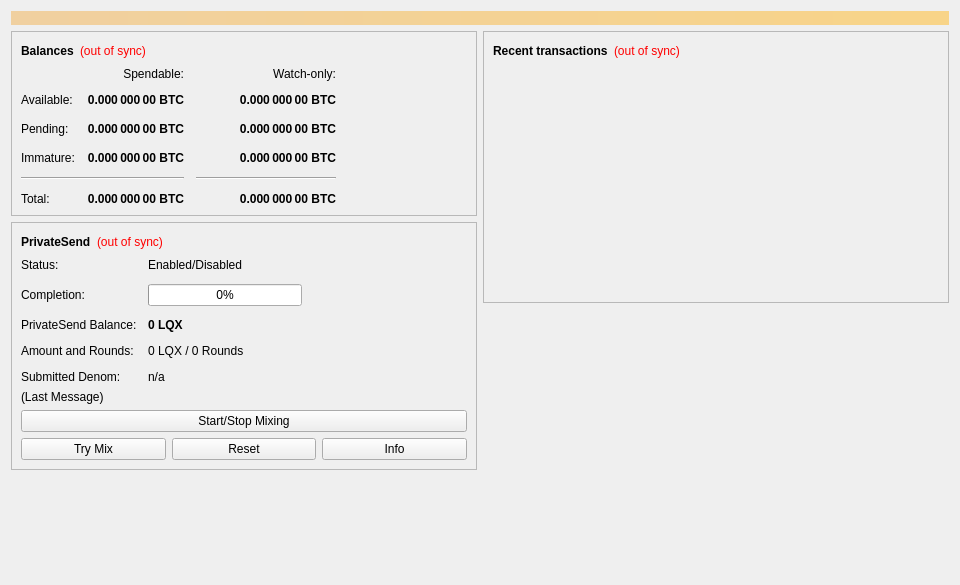
<?xml version="1.0" encoding="UTF-8"?>
<ui version="4.0">
 <class>OverviewPage</class>
 <widget class="QWidget" name="OverviewPage">
  <property name="geometry">
   <rect>
    <x>0</x>
    <y>0</y>
    <width>960</width>
    <height>585</height>
   </rect>
  </property>
  <property name="minimumSize">
   <size>
    <width>960</width>
    <height>0</height>
   </size>
  </property>
  <property name="windowTitle">
   <string>Form</string>
  </property>
  <layout class="QVBoxLayout" name="topLayout">
   <item>
    <widget class="QLabel" name="labelAlerts">
     <property name="visible">
      <bool>false</bool>
     </property>
     <property name="styleSheet">
      <string notr="true">QLabel { background-color: qlineargradient(x1: 0, y1: 0, x2: 1, y2: 0, stop:0 #F0D0A0, stop:1 #F8D488); color:#000000; }</string>
     </property>
     <property name="wordWrap">
      <bool>true</bool>
     </property>
     <property name="margin">
      <number>3</number>
     </property>
     <property name="textInteractionFlags">
      <set>Qt::TextSelectableByMouse</set>
     </property>
    </widget>
   </item>
   <item>
    <layout class="QHBoxLayout" name="horizontalLayout" stretch="1,1">
     <item>
      <layout class="QVBoxLayout" name="verticalLayout_2">
       <item>
        <widget class="QFrame" name="frame">
         <property name="frameShape">
          <enum>QFrame::StyledPanel</enum>
         </property>
         <property name="frameShadow">
          <enum>QFrame::Raised</enum>
         </property>
         <layout class="QVBoxLayout" name="verticalLayout_4">
          <item>
           <layout class="QHBoxLayout" name="horizontalLayout_4">
            <item>
             <widget class="QLabel" name="label_5">
              <property name="font">
               <font>
                <weight>75</weight>
                <bold>true</bold>
               </font>
              </property>
              <property name="text">
               <string>Balances</string>
              </property>
             </widget>
            </item>
            <item>
             <widget class="QLabel" name="labelWalletStatus">
              <property name="toolTip">
               <string>The displayed information may be out of date. Your wallet automatically synchronizes with the Lqx network after a connection is established, but this process has not completed yet.</string>
              </property>
              <property name="styleSheet">
               <string notr="true">QLabel { color: red; }</string>
              </property>
              <property name="text">
               <string notr="true">(out of sync)</string>
              </property>
              <property name="alignment">
               <set>Qt::AlignLeading|Qt::AlignLeft|Qt::AlignVCenter</set>
              </property>
             </widget>
            </item>
            <item>
             <spacer name="horizontalSpacer_3">
              <property name="orientation">
               <enum>Qt::Horizontal</enum>
              </property>
              <property name="sizeHint" stdset="0">
               <size>
                <width>40</width>
                <height>20</height>
               </size>
              </property>
             </spacer>
            </item>
           </layout>
          </item>
          <item>
           <layout class="QGridLayout" name="gridLayout">
            <property name="spacing">
             <number>12</number>
            </property>
            <item row="2" column="2">
             <widget class="QLabel" name="labelWatchPending">
              <property name="font">
               <font>
                <weight>75</weight>
                <bold>true</bold>
               </font>
              </property>
              <property name="cursor">
               <cursorShape>IBeamCursor</cursorShape>
              </property>
              <property name="toolTip">
               <string>Unconfirmed transactions to watch-only addresses</string>
              </property>
              <property name="text">
               <string notr="true">0.000 000 00 BTC</string>
              </property>
              <property name="alignment">
               <set>Qt::AlignRight|Qt::AlignTrailing|Qt::AlignVCenter</set>
              </property>
              <property name="textInteractionFlags">
               <set>Qt::LinksAccessibleByMouse|Qt::TextSelectableByKeyboard|Qt::TextSelectableByMouse</set>
              </property>
             </widget>
            </item>
            <item row="2" column="1">
             <widget class="QLabel" name="labelUnconfirmed">
              <property name="font">
               <font>
                <weight>75</weight>
                <bold>true</bold>
               </font>
              </property>
              <property name="cursor">
               <cursorShape>IBeamCursor</cursorShape>
              </property>
              <property name="toolTip">
               <string>Total of transactions that have yet to be confirmed, and do not yet count toward the spendable balance</string>
              </property>
              <property name="text">
               <string notr="true">0.000 000 00 BTC</string>
              </property>
              <property name="alignment">
               <set>Qt::AlignRight|Qt::AlignTrailing|Qt::AlignVCenter</set>
              </property>
              <property name="textInteractionFlags">
               <set>Qt::LinksAccessibleByMouse|Qt::TextSelectableByKeyboard|Qt::TextSelectableByMouse</set>
              </property>
             </widget>
            </item>
            <item row="3" column="2">
             <widget class="QLabel" name="labelWatchImmature">
              <property name="font">
               <font>
                <weight>75</weight>
                <bold>true</bold>
               </font>
              </property>
              <property name="cursor">
               <cursorShape>IBeamCursor</cursorShape>
              </property>
              <property name="toolTip">
               <string>Mined balance in watch-only addresses that has not yet matured</string>
              </property>
              <property name="text">
               <string notr="true">0.000 000 00 BTC</string>
              </property>
              <property name="alignment">
               <set>Qt::AlignRight|Qt::AlignTrailing|Qt::AlignVCenter</set>
              </property>
              <property name="textInteractionFlags">
               <set>Qt::LinksAccessibleByMouse|Qt::TextSelectableByKeyboard|Qt::TextSelectableByMouse</set>
              </property>
             </widget>
            </item>
            <item row="4" column="0" colspan="2">
             <widget class="Line" name="lineSpendableBalance">
              <property name="orientation">
               <enum>Qt::Horizontal</enum>
              </property>
             </widget>
            </item>
            <item row="4" column="2">
             <widget class="Line" name="lineWatchBalance">
              <property name="sizePolicy">
               <sizepolicy hsizetype="Preferred" vsizetype="Fixed">
                <horstretch>0</horstretch>
                <verstretch>0</verstretch>
               </sizepolicy>
              </property>
              <property name="minimumSize">
               <size>
                <width>140</width>
                <height>0</height>
               </size>
              </property>
              <property name="orientation">
               <enum>Qt::Horizontal</enum>
              </property>
             </widget>
            </item>
            <item row="5" column="0">
             <widget class="QLabel" name="labelTotalText">
              <property name="text">
               <string>Total:</string>
              </property>
             </widget>
            </item>
            <item row="3" column="1">
             <widget class="QLabel" name="labelImmature">
              <property name="font">
               <font>
                <weight>75</weight>
                <bold>true</bold>
               </font>
              </property>
              <property name="cursor">
               <cursorShape>IBeamCursor</cursorShape>
              </property>
              <property name="toolTip">
               <string>Mined balance that has not yet matured</string>
              </property>
              <property name="text">
               <string notr="true">0.000 000 00 BTC</string>
              </property>
              <property name="alignment">
               <set>Qt::AlignRight|Qt::AlignTrailing|Qt::AlignVCenter</set>
              </property>
              <property name="textInteractionFlags">
               <set>Qt::LinksAccessibleByMouse|Qt::TextSelectableByKeyboard|Qt::TextSelectableByMouse</set>
              </property>
             </widget>
            </item>
            <item row="2" column="3">
             <spacer name="horizontalSpacer_2">
              <property name="orientation">
               <enum>Qt::Horizontal</enum>
              </property>
              <property name="sizeHint" stdset="0">
               <size>
                <width>40</width>
                <height>20</height>
               </size>
              </property>
             </spacer>
            </item>
            <item row="3" column="0">
             <widget class="QLabel" name="labelImmatureText">
              <property name="text">
               <string>Immature:</string>
              </property>
             </widget>
            </item>
            <item row="5" column="1">
             <widget class="QLabel" name="labelTotal">
              <property name="font">
               <font>
                <weight>75</weight>
                <bold>true</bold>
               </font>
              </property>
              <property name="cursor">
               <cursorShape>IBeamCursor</cursorShape>
              </property>
              <property name="toolTip">
               <string>Your current total balance</string>
              </property>
              <property name="text">
               <string notr="true">0.000 000 00 BTC</string>
              </property>
              <property name="alignment">
               <set>Qt::AlignRight|Qt::AlignTrailing|Qt::AlignVCenter</set>
              </property>
              <property name="textInteractionFlags">
               <set>Qt::LinksAccessibleByMouse|Qt::TextSelectableByKeyboard|Qt::TextSelectableByMouse</set>
              </property>
             </widget>
            </item>
            <item row="5" column="2">
             <widget class="QLabel" name="labelWatchTotal">
              <property name="font">
               <font>
                <weight>75</weight>
                <bold>true</bold>
               </font>
              </property>
              <property name="cursor">
               <cursorShape>IBeamCursor</cursorShape>
              </property>
              <property name="toolTip">
               <string>Current total balance in watch-only addresses</string>
              </property>
              <property name="text">
               <string notr="true">0.000 000 00 BTC</string>
              </property>
              <property name="alignment">
               <set>Qt::AlignRight|Qt::AlignTrailing|Qt::AlignVCenter</set>
              </property>
              <property name="textInteractionFlags">
               <set>Qt::LinksAccessibleByMouse|Qt::TextSelectableByKeyboard|Qt::TextSelectableByMouse</set>
              </property>
             </widget>
            </item>
            <item row="0" column="2">
             <widget class="QLabel" name="labelWatchonly">
              <property name="text">
               <string>Watch-only:</string>
              </property>
              <property name="alignment">
               <set>Qt::AlignRight|Qt::AlignTrailing|Qt::AlignVCenter</set>
              </property>
             </widget>
            </item>
            <item row="1" column="0">
             <widget class="QLabel" name="labelBalanceText">
              <property name="text">
               <string>Available:</string>
              </property>
             </widget>
            </item>
            <item row="1" column="1">
             <widget class="QLabel" name="labelBalance">
              <property name="font">
               <font>
                <weight>75</weight>
                <bold>true</bold>
               </font>
              </property>
              <property name="cursor">
               <cursorShape>IBeamCursor</cursorShape>
              </property>
              <property name="toolTip">
               <string>Your current spendable balance</string>
              </property>
              <property name="text">
               <string notr="true">0.000 000 00 BTC</string>
              </property>
              <property name="alignment">
               <set>Qt::AlignRight|Qt::AlignTrailing|Qt::AlignVCenter</set>
              </property>
              <property name="textInteractionFlags">
               <set>Qt::LinksAccessibleByMouse|Qt::TextSelectableByKeyboard|Qt::TextSelectableByMouse</set>
              </property>
             </widget>
            </item>
            <item row="1" column="2">
             <widget class="QLabel" name="labelWatchAvailable">
              <property name="font">
               <font>
                <weight>75</weight>
                <bold>true</bold>
               </font>
              </property>
              <property name="cursor">
               <cursorShape>IBeamCursor</cursorShape>
              </property>
              <property name="toolTip">
               <string>Your current balance in watch-only addresses</string>
              </property>
              <property name="text">
               <string notr="true">0.000 000 00 BTC</string>
              </property>
              <property name="alignment">
               <set>Qt::AlignRight|Qt::AlignTrailing|Qt::AlignVCenter</set>
              </property>
              <property name="textInteractionFlags">
               <set>Qt::LinksAccessibleByMouse|Qt::TextSelectableByKeyboard|Qt::TextSelectableByMouse</set>
              </property>
             </widget>
            </item>
            <item row="2" column="0">
             <widget class="QLabel" name="labelPendingText">
              <property name="text">
               <string>Pending:</string>
              </property>
             </widget>
            </item>
            <item row="0" column="1">
             <widget class="QLabel" name="labelSpendable">
              <property name="text">
               <string>Spendable:</string>
              </property>
              <property name="alignment">
               <set>Qt::AlignRight|Qt::AlignTrailing|Qt::AlignVCenter</set>
              </property>
             </widget>
            </item>
           </layout>
          </item>
         </layout>
        </widget>
       </item>
       <item>
        <widget class="QFrame" name="framePrivateSend">
         <property name="layoutDirection">
          <enum>Qt::LeftToRight</enum>
         </property>
         <property name="frameShape">
          <enum>QFrame::StyledPanel</enum>
         </property>
         <property name="frameShadow">
          <enum>QFrame::Raised</enum>
         </property>
         <layout class="QVBoxLayout" name="VerticalLayout_PS1">
          <item>
           <layout class="QHBoxLayout" name="horizontalLayout_5">
            <item>
             <widget class="QLabel" name="labelPrivateSendHeader">
              <property name="font">
               <font>
                <weight>75</weight>
                <bold>true</bold>
               </font>
              </property>
              <property name="text">
               <string>PrivateSend</string>
              </property>
             </widget>
            </item>
            <item>
             <widget class="QLabel" name="labelPrivateSendSyncStatus">
              <property name="toolTip">
               <string>The displayed information may be out of date. Your wallet automatically synchronizes with the Lqx network after a connection is established, but this process has not completed yet.</string>
              </property>
              <property name="styleSheet">
               <string notr="true">QLabel { color: red; }</string>
              </property>
              <property name="text">
               <string notr="true">(out of sync)</string>
              </property>
              <property name="alignment">
               <set>Qt::AlignLeading|Qt::AlignLeft|Qt::AlignVCenter</set>
              </property>
             </widget>
            </item>
            <item>
             <spacer name="horizontalSpacer_4">
              <property name="orientation">
               <enum>Qt::Horizontal</enum>
              </property>
              <property name="sizeHint" stdset="0">
               <size>
                <width>40</width>
                <height>20</height>
               </size>
              </property>
             </spacer>
            </item>
           </layout>
          </item>
          <item>
           <layout class="QFormLayout" name="privateSendFormLayout">
            <property name="fieldGrowthPolicy">
             <enum>QFormLayout::AllNonFixedFieldsGrow</enum>
            </property>
            <property name="horizontalSpacing">
             <number>11</number>
            </property>
            <property name="verticalSpacing">
             <number>12</number>
            </property>
            <item row="0" column="0">
             <widget class="QLabel" name="labelPrivateSendEnabledText">
              <property name="text">
               <string>Status:</string>
              </property>
             </widget>
            </item>
            <item row="0" column="1">
             <widget class="QLabel" name="labelPrivateSendEnabled">
              <property name="text">
               <string>Enabled/Disabled</string>
              </property>
             </widget>
            </item>
            <item row="1" column="0">
             <widget class="QLabel" name="labelCompletitionText">
              <property name="text">
               <string>Completion:</string>
              </property>
             </widget>
            </item>
            <item row="1" column="1">
             <widget class="QProgressBar" name="privateSendProgress">
              <property name="maximumSize">
               <size>
                <width>154</width>
                <height>16777215</height>
               </size>
              </property>
              <property name="value">
               <number>0</number>
              </property>
             </widget>
            </item>
            <item row="2" column="0">
             <widget class="QLabel" name="labelAnonymizedText">
              <property name="text">
               <string>PrivateSend Balance:</string>
              </property>
             </widget>
            </item>
            <item row="2" column="1">
             <widget class="QLabel" name="labelAnonymized">
              <property name="font">
               <font>
                <weight>75</weight>
                <bold>true</bold>
               </font>
              </property>
              <property name="text">
               <string notr="true">0 LQX</string>
              </property>
             </widget>
            </item>
            <item row="3" column="0">
             <widget class="QLabel" name="labelAmountAndRoundsText">
              <property name="text">
               <string>Amount and Rounds:</string>
              </property>
             </widget>
            </item>
            <item row="3" column="1">
             <widget class="QLabel" name="labelAmountRounds">
              <property name="text">
               <string>0 LQX / 0 Rounds</string>
              </property>
             </widget>
            </item>
            <item row="4" column="0">
             <widget class="QLabel" name="labelSubmittedDenomText">
              <property name="text">
               <string>Submitted Denom:</string>
              </property>
             </widget>
            </item>
            <item row="4" column="1">
             <widget class="QLabel" name="labelSubmittedDenom">
              <property name="toolTip">
               <string>The denominations you submitted to the Masternode.&lt;br&gt;To mix, other users must submit the exact same denominations.</string>
              </property>
              <property name="text">
               <string>n/a</string>
              </property>
             </widget>
            </item>
           </layout>
          </item>
          <item>
           <layout class="QVBoxLayout" name="VerticalLayout_PS">
            <item>
             <widget class="QLabel" name="labelPrivateSendLastMessage">
              <property name="text">
               <string>(Last Message)</string>
              </property>
              <property name="alignment">
               <set>Qt::AlignLeading|Qt::AlignLeft|Qt::AlignTop</set>
              </property>
              <property name="wordWrap">
               <bool>true</bool>
              </property>
             </widget>
            </item>
            <item>
             <widget class="QPushButton" name="togglePrivateSend">
              <property name="sizePolicy">
               <sizepolicy hsizetype="MinimumExpanding" vsizetype="Fixed">
                <horstretch>0</horstretch>
                <verstretch>0</verstretch>
               </sizepolicy>
              </property>
              <property name="text">
               <string>Start/Stop Mixing</string>
              </property>
             </widget>
            </item>
            <item>
             <layout class="QHBoxLayout" name="horizontalLayout_debugbuttons">
              <item>
               <widget class="QPushButton" name="privateSendAuto">
                <property name="sizePolicy">
                 <sizepolicy hsizetype="MinimumExpanding" vsizetype="Fixed">
                  <horstretch>0</horstretch>
                  <verstretch>0</verstretch>
                 </sizepolicy>
                </property>
                <property name="toolTip">
                 <string>Try to manually submit a PrivateSend request.</string>
                </property>
                <property name="text">
                 <string>Try Mix</string>
                </property>
               </widget>
              </item>
              <item>
               <widget class="QPushButton" name="privateSendReset">
                <property name="sizePolicy">
                 <sizepolicy hsizetype="MinimumExpanding" vsizetype="Fixed">
                  <horstretch>0</horstretch>
                  <verstretch>0</verstretch>
                 </sizepolicy>
                </property>
                <property name="toolTip">
                 <string>Reset the current status of PrivateSend (can interrupt PrivateSend if it's in the process of Mixing, which can cost you money!)</string>
                </property>
                <property name="autoFillBackground">
                 <bool>false</bool>
                </property>
                <property name="text">
                 <string>Reset</string>
                </property>
               </widget>
              </item>
              <item>
               <widget class="QPushButton" name="privateSendInfo">
                <property name="sizePolicy">
                 <sizepolicy hsizetype="MinimumExpanding" vsizetype="Fixed">
                  <horstretch>0</horstretch>
                  <verstretch>0</verstretch>
                 </sizepolicy>
                </property>
                <property name="toolTip">
                 <string>Information about PrivateSend and Mixing</string>
                </property>
                <property name="text">
                 <string>Info</string>
                </property>
               </widget>
              </item>
             </layout>
            </item>
           </layout>
          </item>
         </layout>
        </widget>
       </item>
       <item>
        <spacer name="verticalSpacer">
         <property name="orientation">
          <enum>Qt::Vertical</enum>
         </property>
         <property name="sizeHint" stdset="0">
          <size>
           <width>20</width>
           <height>40</height>
          </size>
         </property>
        </spacer>
       </item>
      </layout>
     </item>
     <item>
      <layout class="QVBoxLayout" name="verticalLayout_3">
       <item>
        <widget class="QFrame" name="frame_2">
         <property name="frameShape">
          <enum>QFrame::StyledPanel</enum>
         </property>
         <property name="frameShadow">
          <enum>QFrame::Raised</enum>
         </property>
         <layout class="QVBoxLayout" name="verticalLayout">
          <item>
           <layout class="QHBoxLayout" name="horizontalLayout_2">
            <item>
             <widget class="QLabel" name="label_4">
              <property name="font">
               <font>
                <weight>75</weight>
                <bold>true</bold>
               </font>
              </property>
              <property name="text">
               <string>Recent transactions</string>
              </property>
             </widget>
            </item>
            <item>
             <widget class="QLabel" name="labelTransactionsStatus">
              <property name="toolTip">
               <string>The displayed information may be out of date. Your wallet automatically synchronizes with the Lqx network after a connection is established, but this process has not completed yet.</string>
              </property>
              <property name="styleSheet">
               <string notr="true">QLabel { color: red; }</string>
              </property>
              <property name="text">
               <string notr="true">(out of sync)</string>
              </property>
              <property name="alignment">
               <set>Qt::AlignLeading|Qt::AlignLeft|Qt::AlignVCenter</set>
              </property>
             </widget>
            </item>
            <item>
             <spacer name="horizontalSpacer">
              <property name="orientation">
               <enum>Qt::Horizontal</enum>
              </property>
              <property name="sizeHint" stdset="0">
               <size>
                <width>40</width>
                <height>20</height>
               </size>
              </property>
             </spacer>
            </item>
           </layout>
          </item>
          <item>
           <widget class="QListView" name="listTransactions">
            <property name="styleSheet">
             <string notr="true">QListView { background: transparent; }</string>
            </property>
            <property name="frameShape">
             <enum>QFrame::NoFrame</enum>
            </property>
            <property name="verticalScrollBarPolicy">
             <enum>Qt::ScrollBarAlwaysOff</enum>
            </property>
            <property name="horizontalScrollBarPolicy">
             <enum>Qt::ScrollBarAlwaysOff</enum>
            </property>
            <property name="selectionMode">
             <enum>QAbstractItemView::NoSelection</enum>
            </property>
           </widget>
          </item>
         </layout>
        </widget>
       </item>
       <item>
        <spacer name="verticalSpacer_2">
         <property name="orientation">
          <enum>Qt::Vertical</enum>
         </property>
         <property name="sizeHint" stdset="0">
          <size>
           <width>20</width>
           <height>40</height>
          </size>
         </property>
        </spacer>
       </item>
      </layout>
     </item>
    </layout>
   </item>
  </layout>
 </widget>
 <resources/>
 <connections/>
</ui>
